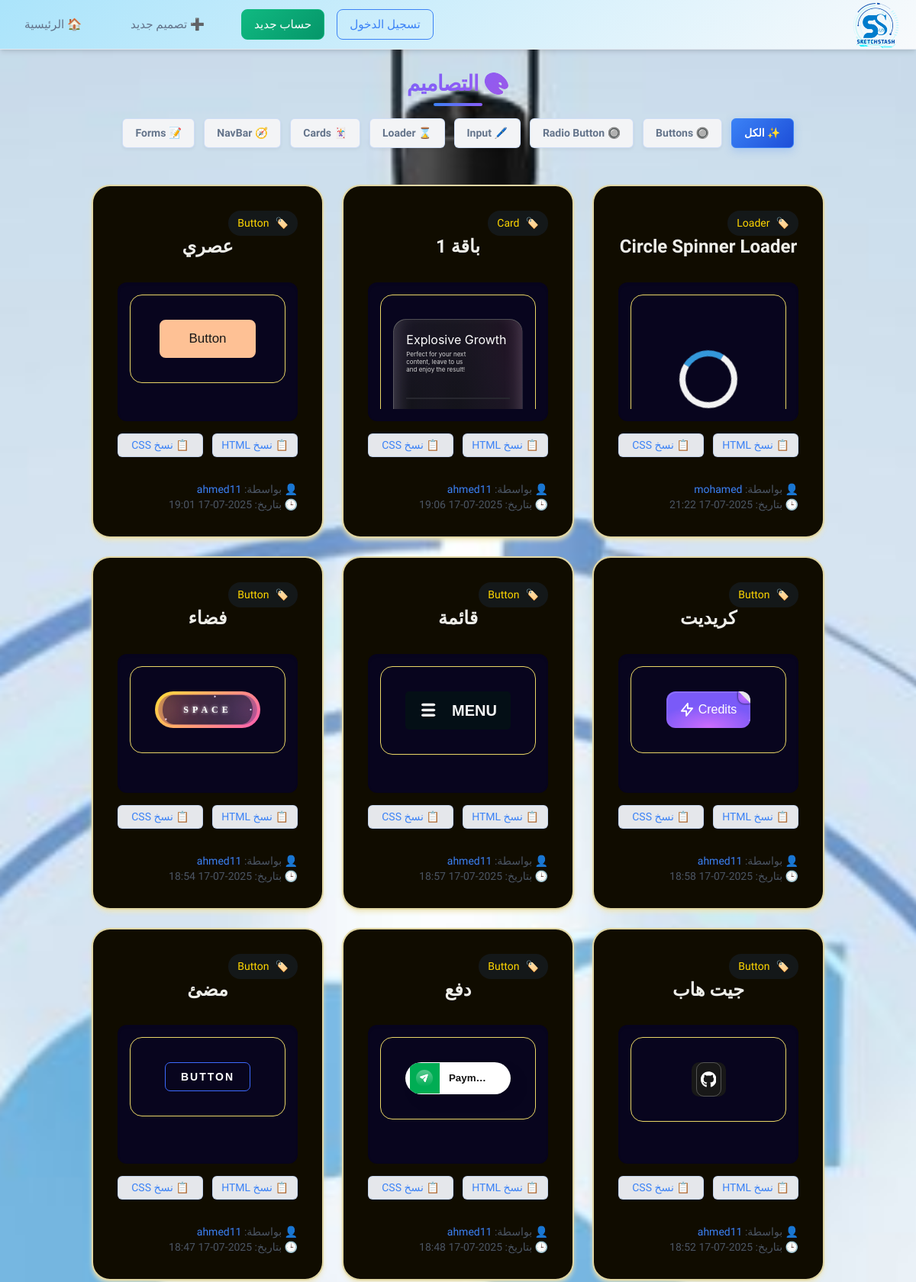
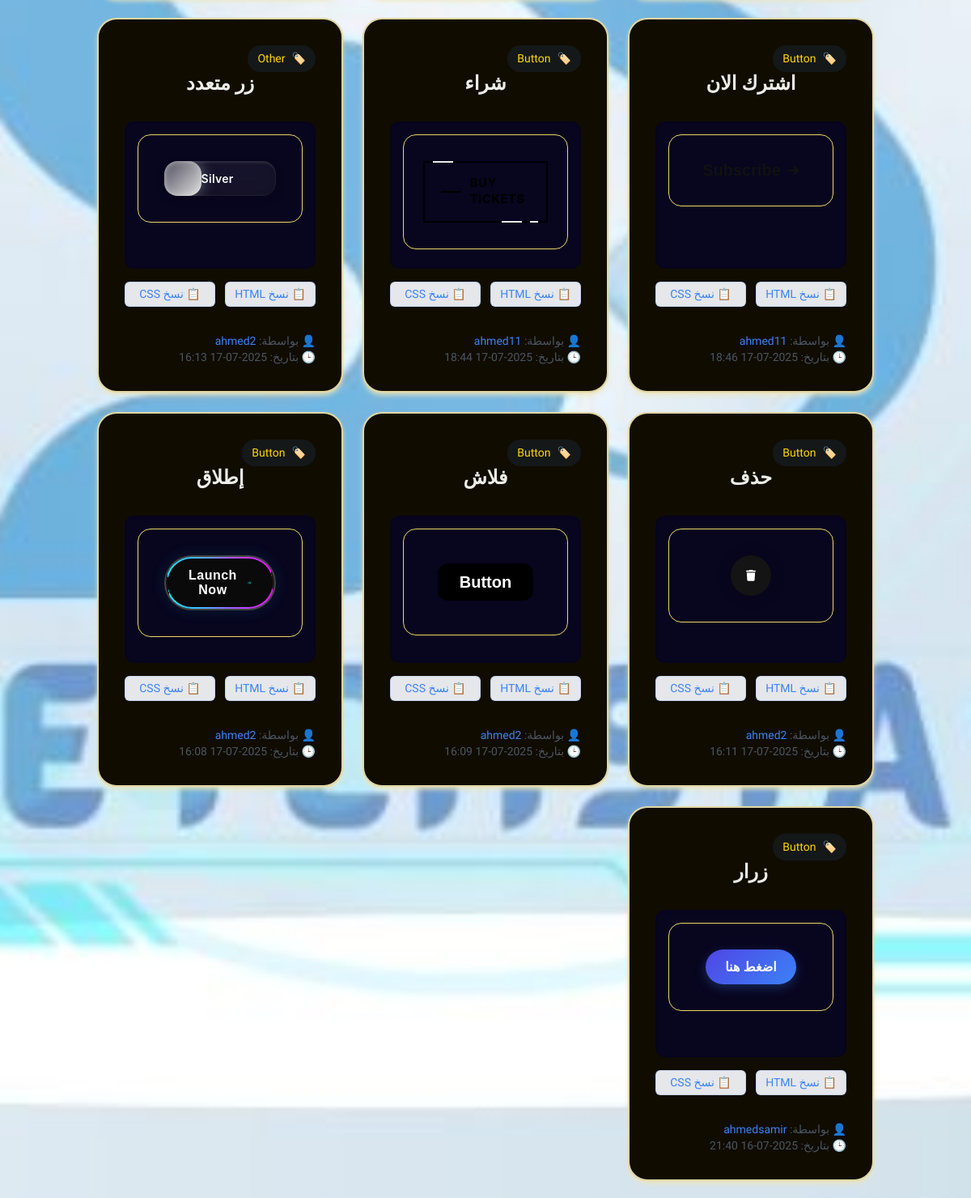
The page / (upper part) on the database its author committed (2 pictures, top to bottom).
### designs/models.py (models this page shows, shortened)
class Design(models.Model):
    DESIGN_TYPES = [
        ('button', 'Button'),
        ('card', 'Card'),
        ('navbar', 'Navbar'),
        ('header', 'Header'),
        ('form', 'Form'),
        ('input', 'Input'),
        ('loader', 'Loader'),
        ('radio', 'Radio Button'),
        ('other', 'Other'),
    ]
    name = models.CharField(max_length=100)
    description = models.TextField(blank=True)
    design_type = models.CharField(max_length=20, choices=DESIGN_TYPES)
    html_code = models.TextField()
    css_code = models.TextField()
    creator = models.ForeignKey(User, on_delete=models.CASCADE, related_name='designs')
    created_at = models.DateTimeField(auto_now_add=True)

### designs/views.py (the view)
# urls.py: path('', views.design_list, name='design_list'),
def design_list(request):
    design_type = request.GET.get('type')
    if design_type:
        designs = Design.objects.filter(design_type=design_type).order_by('-created_at')
    else:
        designs = Design.objects.all().order_by('-created_at')
    return render(request, 'designs/design_list.html', {
        'designs': designs,
        'current_type': design_type  # علشان نتحكم في الـ active button
    })

### designs/templates/designs/design_list.html (shortened to what this page needs)
{% extends 'designs/base.html' %}
{% block content %}
<h1 class="page-title">🎨 التصاميم</h1>
<div class="filter-container">
    <a href="?" class="filter-btn {% if not current_type %}active{% endif %}">✨ الكل</a>
    <a href="?type=button" class="filter-btn {% if current_type == 'button' %}active{% endif %}">🔘 Buttons</a>
    <a href="?type=radio" class="filter-btn {% if current_type == 'radio' %}active{% endif %}">🔘 Radio Button</a>
    <a href="?type=input" class="filter-btn {% if current_type == 'input' %}active{% endif %}">🖊️ Input</a>
    <a href="?type=loader" class="filter-btn {% if current_type == 'loader' %}active{% endif %}">⌛ Loader</a>
    <a href="?type=card" class="filter-btn {% if current_type == 'card' %}active{% endif %}">🃏 Cards</a>
    <a href="?type=navbar" class="filter-btn {% if current_type == 'navbar' %}active{% endif %}">🧭 NavBar</a>
    <a href="?type=form" class="filter-btn {% if current_type == 'form' %}active{% endif %}">📝 Forms</a>
</div>
<div class="design-grid">
    {% for design in designs %}
        <div class="design-card">
          <div class="card-info">
               <div class="design-type">
                    <span>🏷️</span>
                    <span>{{ design.get_design_type_display }}</span>
                </div>
               <div class="card-content">
                <h2 class="design-title">{{ design.name }}</h2>
          </div>
                <div class="">
                    <iframe
                        id="preview-iframe-{{ design.id }}"
                        class="preview-iframe"
                        onload="
                            const iframe = this;
                            const doc = iframe.contentWindow.document;
                            doc.open();
                            doc.write(`<!DOCTYPE html>
                            <html>
                            <head>
                                <style>
                                    body { margin: 0; padding: 2rem; font-family: -apple-system, BlinkMacSystemFont,
                                       'Segoe UI', Roboto, sans-serif;
                                        align-items: center; display: flex; justify-content: center;
                                        border: 1px solid #ead666; border-radius: 1rem;
                                      }
                                    {{ design.css_code|escapejs }}
                                </style>
                            </head>
                            <body>
                                {{ design.html_code|escapejs }}
                            </body>
                            </html>`);
                            doc.close();
                        ">
                    </iframe>
                </div>
        <div class="copy-buttons">
          <button class="btn-copy" onclick="copyToClipboard(`{{ design.html_code|escapejs }}`)">📋 نسخ HTML</button>
          <button class="btn-copy" onclick="copyToClipboard(`{{ design.css_code|escapejs }}`)">📋 نسخ CSS</button>
        </div>
      </div>
      <div class="text-sm text-gray-600 mt-auto">
        👤 بواسطة:
        <a href="{% url 'designer_profile' design.creator.username %}" class="text-blue-500 hover:underline">
          {{ design.creator.username }}
        </a><br>
        🕒 بتاريخ: {{ design.created_at|date:"Y-m-d H:i" }}
      </div>
    </div>
  {% empty %}
    <p class="text-center text-gray-500 col-span-3">لا توجد تصاميم بعد.</p>
  {% endfor %}
</div>
{% endblock %}

### rows shown on the page
Design: design_type "Loader", name "Circle Spinner Loader", creator.username "mohamed", created_at "2025-07-17 21:22"
Design: design_type "Card", name "باقة 1", creator.username "ahmed11", created_at "2025-07-17 19:06"
Design: design_type "Button", name "عصري", creator.username "ahmed11", created_at "2025-07-17 19:01"
Design: design_type "Button", name "كريديت", creator.username "ahmed11", created_at "2025-07-17 18:58"
Design: design_type "Button", name "قائمة", creator.username "ahmed11", created_at "2025-07-17 18:57"
Design: design_type "Button", name "فضاء", creator.username "ahmed11", created_at "2025-07-17 18:54"
Design: design_type "Button", name "جيت هاب", creator.username "ahmed11", created_at "2025-07-17 18:52"
Design: design_type "Button", name "دفع", creator.username "ahmed11", created_at "2025-07-17 18:48"
Design: design_type "Button", name "مضئ", creator.username "ahmed11", created_at "2025-07-17 18:47"
Design: design_type "Button", name "اشترك الان", creator.username "ahmed11", created_at "2025-07-17 18:46"
Design: design_type "Button", name "شراء", creator.username "ahmed11", created_at "2025-07-17 18:44"
Design: design_type "Other", name "زر متعدد", creator.username "ahmed2", created_at "2025-07-17 16:13"
Design: design_type "Button", name "حذف", creator.username "ahmed2", created_at "2025-07-17 16:11"
Design: design_type "Button", name "فلاش", creator.username "ahmed2", created_at "2025-07-17 16:09"
Design: design_type "Button", name "إطلاق", creator.username "ahmed2", created_at "2025-07-17 16:08"
Design: design_type "Button", name "زرار", creator.username "ahmedsamir", created_at "2025-07-16 21:40"
